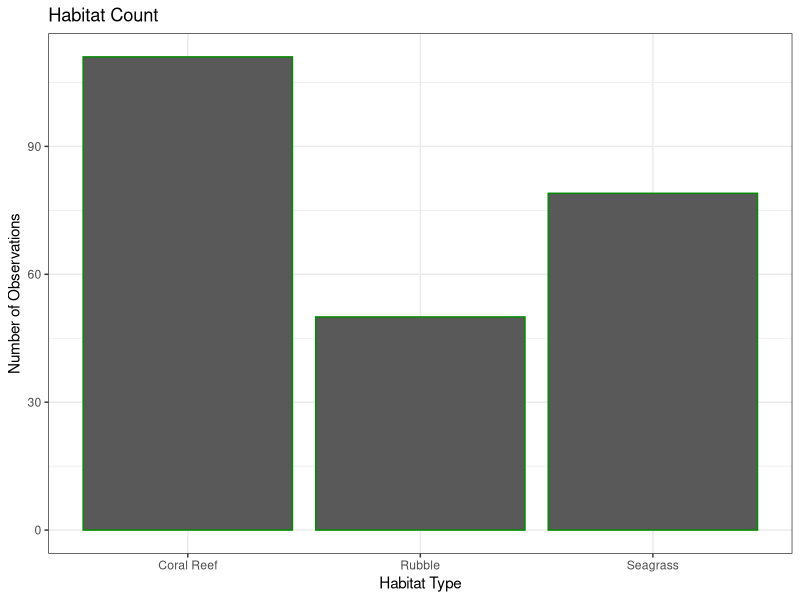
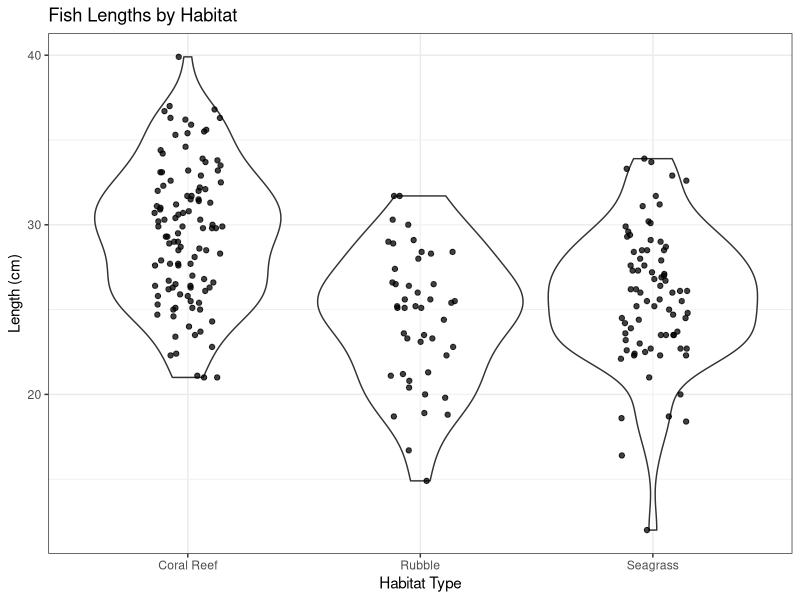
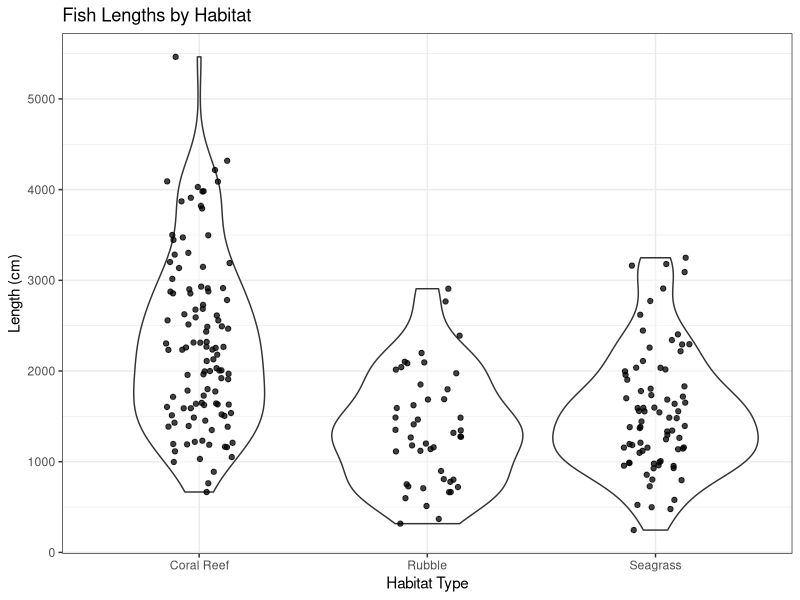
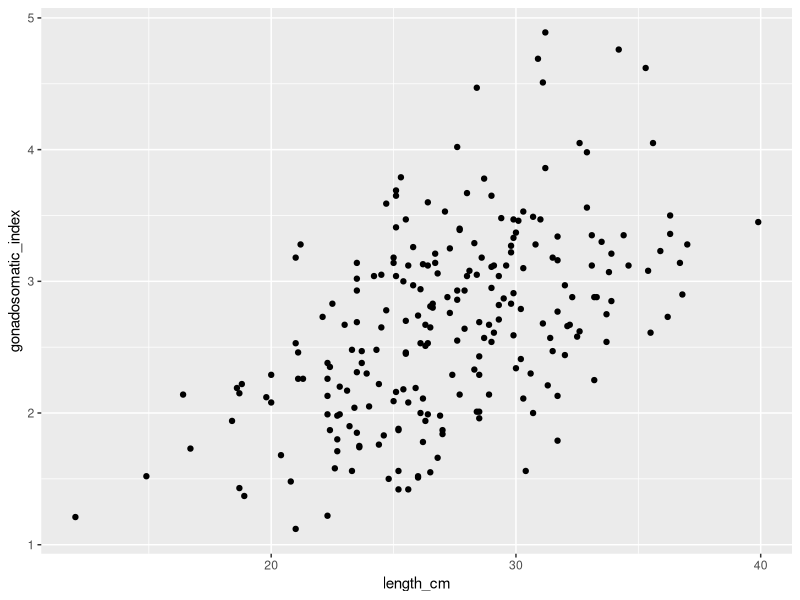
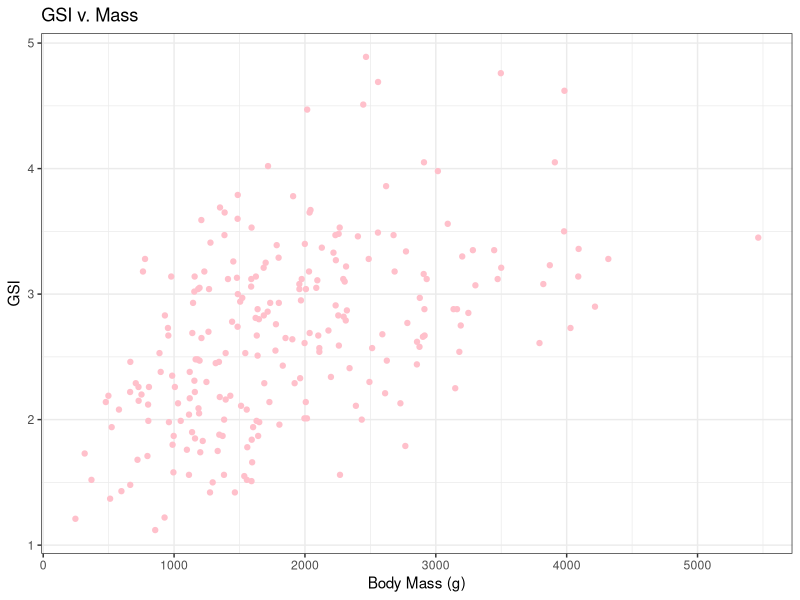

R code for these plots, in order:
# MES 503 Lab Assignment 1
# Exploring Ecological Data with ggplot2
# 8/26/2026 
# Created by Kayla Blincow (with help from ChatGPT)
# ------------------------------------------------------------------------------

# INSTRUCTIONS
# Complete this script as you work through the assignment.
# - Replace every "# FILL IN" section with your own code or written response.
# - Comment your code so that someone else can follow your workflow.
# - Do not delete the research questions or prompts.
# - Your script should run from beginning to end without errors.
# - Save this script as: LastName_FirstName_MES503_LabAssignment1.R
# - Submit your completed script to Brightspace by the deadline.


#### SCENARIO ####
# We are biologists interested in yellowtail snapper populations on a protected
# island in the Caribbean. We sample four different sites across the island and
# gather data on different variables associated with the environment and take 
# samples of yellowtail snapper individuals.

# The yellowtail_snapper.csv file contains the data we collected.
# (NOTE: this is a generated dataset, it is not real)

# The variables included are:
# site (shr) - Site on island 
# habitat (chr) - Type of habitat
# sex (chr) - sex of fish individual collected
# depth_m (num) - depth where fish individual was collected
# length_cm (num) - length of fish individual collected
# mass_g (int) - mass of fish individual collected 
# gonadosomatic_index (num) - gonadosomatic index of fish individual collected (percent) 
# algae_cover (num) - estimated algae cover where fish individual was collected (percent)
# fish_density (num) - estimated fish density where fish individual was collected (ind/100 m^2)


#### PART 1: SET UP YOUR SCRIPT & GET TO KNOW YOUR DATA ####

# Load the packages you will need.
# You should only need ggplot2 for this assignment.

library(ggplot2)


# Import your CSV file.
# Update the file path below so that R can find your data.

ytsnap <- read.csv("Lab Assignment 1/yellowtail_snapper.csv")


# Take a look at your data.
# Use a function to display the first six rows.

# FILL IN CODE
head(ytsnap)


# How many observations are included in the dataset?
# Which variables are categorical?
# Which variables are continuous?

# FILL IN WRITTEN ANSWERS HERE
# 240
# site, habitat, sex
# depth, length, mass, GSI, algae, density

# What ecological question do you think this dataset could help investigate?

# FILL IN WRITTEN ANSWER HERE
# anything reasonable...

# Identify one variable that could potentially be used as a predictor
# and one variable that could be used as a response.
# Explain your reasoning.

# FILL IN WRITTEN ANSWER HERE
# anything reasonable...


#### PART 2: VISUALIZATION 1 — DESCRIBE THE DATA ####

# RESEARCH QUESTION:
# How are observations distributed among sampling sites?


# Create a visualization showing the number of observations from each habitat type.
#
#
# Your plot should:
# - use an appropriate ggplot2 geom;
# - clearly identify the habitats;
# - have informative axis labels;
# - include an informative title;
# - include at least TWO customization elements from Week 3's lab.

# FILL IN CODE
ggplot(ytsnap, aes(x = habitat)) + geom_bar(color = "green4") + theme_bw() +
  labs(x = "Habitat Type", y = "Number of Observations", title = "Habitat Count")


# INTERPRETATION
#
# 1. Which habitat has the largest sample size? Corals
# 2. Which habitat has the smallest sample size? Rubble
# 3. Are sample sizes approximately equal among habitats?
# 4. How might differences in sample size influence your ability to compare habitats?

# FILL IN WRITTEN ANSWERS HERE



#### PART 3: VISUALIZATION 2 — COMPARE GROUPS ####

# RESEARCH QUESTION:
# Does body size differ among habitat types?


# Create a visualization that allows you to compare the distribution of body size
# among habitat types.
#
#
# Your plot should:
# - clearly identify the habitat categories;
# - clearly identify the body-size variable;
# - include appropriate labels;
# - include an informative title;
# - use at least TWO customization elements from Week 3's lab.

# FILL IN CODE
ggplot(ytsnap, aes(x = habitat, y = length_cm)) +
  geom_violin(alpha = 0.4) +
  geom_jitter(height = 0, width = 0.15, alpha = 0.75) +
  theme_bw() + 
  labs(x = "Habitat Type", y = "Length (cm)", title = "Fish Lengths by Habitat")

ggplot(ytsnap, aes(x = habitat, y = mass_g)) +
  geom_violin(alpha = 0.4) +
  geom_jitter(height = 0, width = 0.15, alpha = 0.75) +
  theme_bw() + 
  labs(x = "Habitat Type", y = "Length (cm)", title = "Fish Lengths by Habitat")


# INTERPRETATION
#
# 1. Which habitat appears to have the largest individuals on average?
# 2. Which habitat shows the greatest amount of variation in body size?
# 3. Do the distributions overlap among habitats?
# 4. Are there any observations that appear unusual or potentially influential?
# 5. Based only on your visualization, would you conclude that habitat causes
#    differences in body size? Why or why not?

# FILL IN WRITTEN ANSWERS HERE
# 1. coral reef
# 2. seagrass
# 3. yes
# 4. really low value in seagrass, one really hig value in coral reefs, but not really
# 5. hard to say, there's lots of overlap, might expected coral reef to be diff
# than the other two


#### PART 4: VISUALIZATION 3 — INVESTIGATE A RELATIONSHIP ####

# RESEARCH QUESTION:
# Is body size related to reproductive output?


# Create a visualization investigating the relationship between body size
# and gonadosomatic index (a metric of reproductive output).
#
# Your plot should:
# - use an appropriate visualization for two continuous variables;
# - include a categorical variable using an aesthetic such as color or shape;
# - include appropriate axis labels;
# - include an informative title;
# - use at least TWO customization elements from Week 3's lab.


# FILL IN CODE
ggplot(ytsnap, aes(x = length_cm, y = gonadosomatic_index)) +geom_point()
ggplot(ytsnap, aes(x = mass_g, y = gonadosomatic_index)) +geom_point(color = "pink") +
  theme_bw() +
  labs(x = "Body Mass (g)", y = "GSI", title = "GSI v. Mass")

# INTERPRETATION
#
# 1. Describe the overall relationship between body size and reproductive output.
# 2. Does the relationship appear positive, negative, or absent?
# 3. Are there any unusual observations or potential outliers?
# 4. Based on your visualization, would you expect body size to be a useful
#    predictor of reproductive output? Explain your reasoning.

# FILL IN WRITTEN ANSWERS HERE
# 1. bigger fish have higher reproductive output
# 2. positive relationship
# 3. not really
# 4. pretty good, solid positive relationship


#### PART 5: DEVELOP YOUR OWN ECOLOGICAL QUESTION ####

# Now you will use R more independently.
#
# Develop your own ecological question using the dataset.
#
# Your question must:
# - involve at least two variables;
# - investigate a relationship or difference;
# - be answerable using a visualization;
# - involve an ecological interpretation.


# STEP 1: STATE YOUR QUESTION

# Research Question:

# FILL IN YOUR QUESTION HERE



# STEP 2: MAKE A PREDICTION

# Before creating your visualization, make a prediction.

# Prediction:
# I predict that __________________________ because __________________________.

# FILL IN YOUR PREDICTION HERE



# STEP 3: CREATE YOUR VISUALIZATION

# Create an appropriate ggplot2 visualization to investigate your question.
#
# Your plot must:
# - use an appropriate geometry;
# - use appropriate variables;
# - have informative axis labels;
# - have an informative title;
# - include at least THREE customization elements from Week 3's lab.

# FILL IN CODE



# STEP 4: INTERPRET YOUR VISUALIZATION
#
# Write a short interpretation of your visualization.
#
# Your interpretation should:
# - describe the major pattern you observe;
# - explain whether the results support your prediction;
# - identify important variation or unusual observations;
# - provide a possible ecological explanation for the pattern.

# FILL IN YOUR INTERPRETATION HERE

#anything reasonable


#### PART 6: CRITICAL THINKING ####

# Answer each question in complete sentences.


# 1. ASSOCIATION VS. CAUSATION
#
# One or more of your visualizations may show a relationship between two variables.
# Does observing a relationship between two variables mean that one variable
# causes the other?
#
# Use an example from this dataset to explain your answer.

# FILL IN WRITTEN ANSWER HERE
# no. 



# 2. CONFOUNDING VARIABLES
#
# Identify one variable in the dataset that could potentially confound one of
# the relationships you investigated.
#
# Explain how this variable could influence the relationship you observed.

# FILL IN WRITTEN ANSWER HERE
# depth and density


# 3. SAMPLE SIZE
#
# Why is it important to consider the number of observations represented in each
# group when interpreting your visualizations?

# FILL IN WRITTEN ANSWER HERE
# smaller sample sizes might be less representative of the population


# 4. ECOLOGICAL MECHANISMS
#
# Choose one pattern from your visualizations that you find particularly
# interesting.
#
# What ecological mechanism could potentially explain this pattern?
#
# Your explanation should be a hypothesis rather than a claim that you have proven.

# FILL IN WRITTEN ANSWER HERE




#### FINAL CHECK ####

# Before submitting, make sure you have:
#
# [ ] Imported the CSV successfully.
# [ ] Included code for exploring the dataset.
# [ ] Created all four required visualizations.
# [ ] Customized your visualizations.
# [ ] Answered all interpretation questions.
# [ ] Developed your own ecological question.
# [ ] Made a prediction before creating your own visualization.
# [ ] Answered all critical-thinking questions.
# [ ] Added comments to explain your code.
# [ ] Checked that your script runs from beginning to end without errors.
#
# SAVE YOUR SCRIPT AND SUBMIT TO BRIGHTSPACE!
